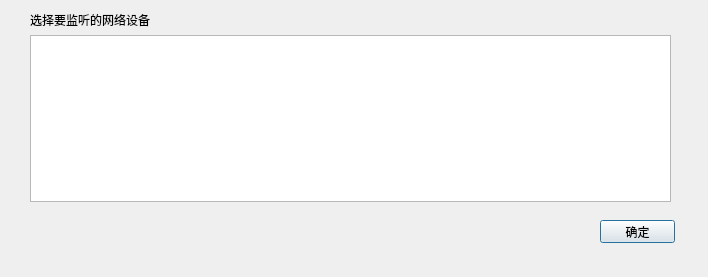
<?xml version="1.0" encoding="UTF-8"?>
<ui version="4.0">
 <class>chooseNetDialog</class>
 <widget class="QDialog" name="chooseNetDialog">
  <property name="geometry">
   <rect>
    <x>0</x>
    <y>0</y>
    <width>708</width>
    <height>277</height>
   </rect>
  </property>
  <property name="windowTitle">
   <string>网络选择</string>
  </property>
  <widget class="QPushButton" name="pushButton">
   <property name="geometry">
    <rect>
     <x>600</x>
     <y>220</y>
     <width>75</width>
     <height>23</height>
    </rect>
   </property>
   <property name="text">
    <string>确定</string>
   </property>
  </widget>
  <widget class="QWidget" name="">
   <property name="geometry">
    <rect>
     <x>30</x>
     <y>11</y>
     <width>641</width>
     <height>191</height>
    </rect>
   </property>
   <layout class="QVBoxLayout" name="verticalLayout">
    <item>
     <widget class="QLabel" name="label">
      <property name="text">
       <string>选择要监听的网络设备</string>
      </property>
     </widget>
    </item>
    <item>
     <widget class="QListWidget" name="listWidget"/>
    </item>
   </layout>
  </widget>
 </widget>
 <resources/>
 <connections/>
</ui>
